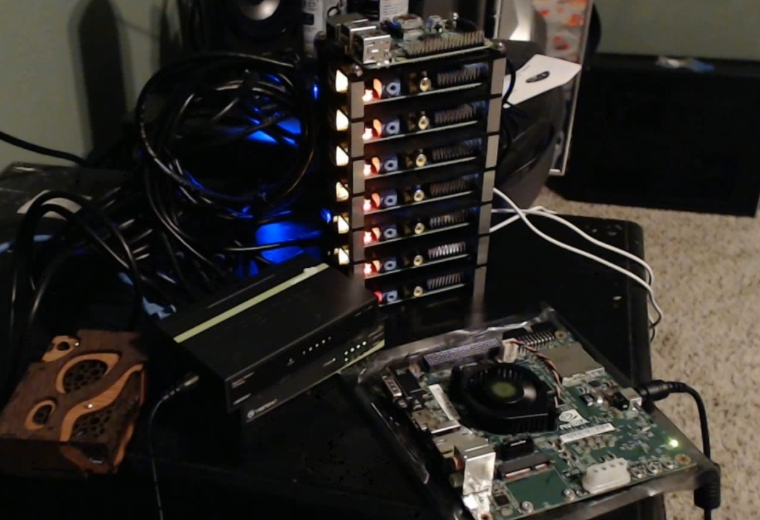
#> input picture z1.jpg, 760 x 520 px
$ python opencv11111.py
#> lines starting #> are read from the running program, lines starting #| are printed output that depends on the picture
import cv2
import numpy as np

img_bgr = cv2.imread('z1.jpg')
#> img_bgr is the input picture: shape (520, 760, 3); mean B, G, R 38.4, 42.5, 46
img_gray = cv2.cvtColor(img_bgr, cv2.COLOR_BGR2GRAY)
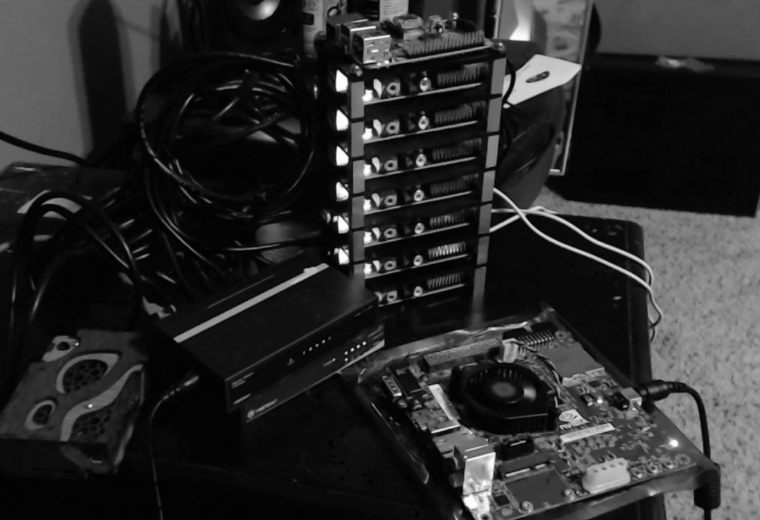
#> img_gray: shape (520, 760); min 0, max 255, mean 43.1

template = cv2.imread('z2.jpg', 0)
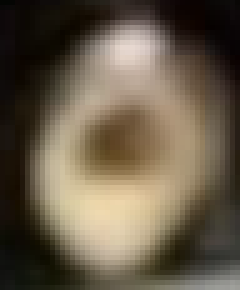
#> input picture z2.jpg, 48 x 58 px (shown 5 times larger)
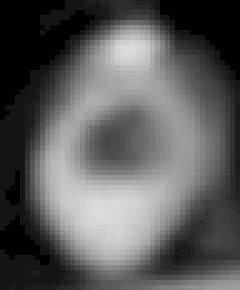
#> template: shape (58, 48) (shown 5 times larger); min 0, max 220, mean 91.2
w, h = template.shape[::-1]
#> w = 48; h = 58

res = cv2.matchTemplate(img_gray, template, cv2.TM_CCOEFF_NORMED)
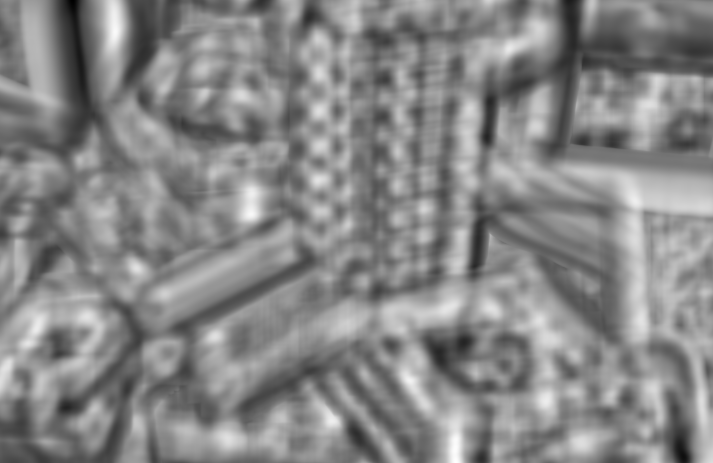
#> res: shape (463, 713) float32; min -0.732, max 0.614, mean -0.0202; drawn with min black and max white
threshold = 0.4

loc = np.where(res >= threshold)
#> loc = 3855 positions, rows 0 to 462, columns 0 to 712

for pt in zip(*loc[::-1]):
    cv2.rectangle(img_bgr, pt, (pt[0]+w, pt[1]+h), (0,255,255), 2)
#> this loop made 3855 passes
#> pt on passes 1 to 3: (111, 0), (112, 0), (113, 0)
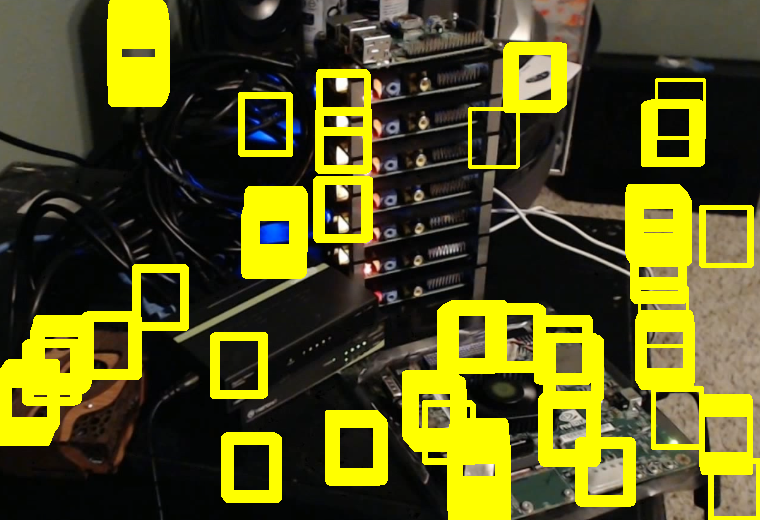
#> img_bgr: shape (520, 760, 3); mean B, G, R 28.4, 87.1, 89.4

cv2.imshow('detected', img_bgr)
cv2.imshow('template', template)
cv2.waitKey(0)
